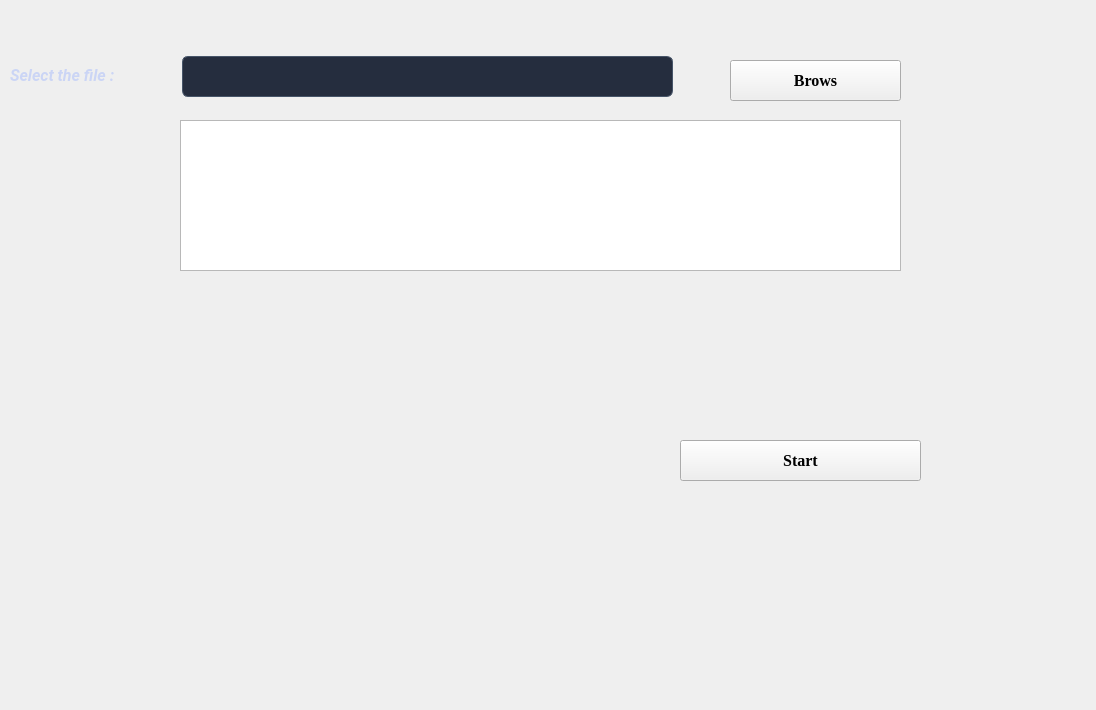
<?xml version="1.0" encoding="UTF-8"?>
<ui version="4.0">
 <class>Form</class>
 <widget class="QWidget" name="Form">
  <property name="geometry">
   <rect>
    <x>0</x>
    <y>0</y>
    <width>1096</width>
    <height>710</height>
   </rect>
  </property>
  <property name="font">
   <font>
    <family>Roboto</family>
    <pointsize>11</pointsize>
   </font>
  </property>
  <property name="windowTitle">
   <string>Form</string>
  </property>
  <property name="styleSheet">
   <string notr="true">/* ==================== الخلفية ==================== */
QWidget#Form {
    background-image: url(&quot;C:/Users/ahmad/Downloads/Futuristic data engineering background for a software named _DataForge_._Visual metaphor of forging data_ digital streams being transformed, melted, and reshaped into structured forms._High-tech UI style, cyber (1).jpg&quot;);
    background-repeat: no-repeat;
    background-position: center;
    background-attachment: fixed;
    background-size: cover; /* لتملأ الصورة كامل الفورم */
    color: #ECEFF4;
    font-family: &quot;Roboto&quot;, &quot;Arial&quot;, &quot;Segoe UI&quot;, &quot;Noto Sans&quot;;
    font-size: 10.5pt;
}

/* ==================== الكرت الترحيبي ==================== */

/* ==================== الكرت الترحيبي ==================== */
QFrame#card {
    background-color: rgba(15, 23, 42, 0.85);
    border-radius: 14px;
    border: 1px solid rgba(148, 163, 184, 0.4);
    padding: 20px;
    box-shadow: 0 4px 20px rgba(0,0,0,0.3);
}

/* ==================== العنوان الرئيسي ==================== */
QLabel#titleLabel, QLabel#titleLabel_2 {
    font-size: 28pt; /* أكبر وأكثر بروزا */
    font-weight: 700;
    font-family: &quot;Roboto&quot;, &quot;Arial&quot;, &quot;Segoe UI&quot;;
    color: #E5E9F0;
    text-shadow: 1px 1px 4px rgba(0,0,0,0.7);
}

/* ==================== الوصف أسفل العنوان ==================== */
QLabel#label {
    font-size: 12pt;
    color: #CBD5F5;
    font-family: &quot;Roboto&quot;, &quot;Arial&quot;, &quot;Segoe UI&quot;;
}

/* ==================== الأزرار الأساسية ==================== */
QPushButton#startButton {
    background-color: #2563EB !important;
    color: white !important;
    border-radius: 8px;
    padding: 10px 22px;
    border: none;
    font-size: 11pt;
    font-weight: 600;
}
QPushButton#startButton:hover {
    background-color: #1D4ED8 !important;
}
QPushButton#startButton:pressed {
    background-color: #1E3A8A !important;
}

/* ==================== زر ثانوي (اختياري) ==================== */
QPushButton#secondaryButton {
    background-color: transparent !important;
    border-radius: 8px;
    border: 1px solid #64748B;
    color: #E2E8F0 !important;
    padding: 6px 16px;
}
QPushButton#secondaryButton:hover {
    background-color: rgba(15, 23, 42, 0.7) !important;
}

/* ==================== حقول الإدخال ==================== */
QLineEdit {
    background-color: rgba(15, 23, 42, 0.9);
    border: 1px solid #475569;
    border-radius: 6px;
    padding: 4px 8px;
    color: #E5E9F0;
    selection-background-color: #2563EB;
    selection-color: #FFFFFF;
}
QLineEdit:focus {
    border: 1px solid #3B82F6;
}

/* ==================== ComboBox ==================== */
QComboBox {
    background-color: rgba(15, 23, 42, 0.9);
    border: 1px solid #475569;
    border-radius: 6px;
    padding: 4px 8px;
}
QComboBox:focus {
    border: 1px solid #3B82F6;
}
QComboBox::drop-down {
    border: none;
    width: 20px;
}
QComboBox::down-arrow {
    image: none;
}

/* ==================== Tooltip ==================== */
QToolTip {
    background-color: #111827;
    color: #E5E9F0;
    border: 1px solid #4B5563;
    padding: 4px 8px;
    border-radius: 4px;
}

/* ==================== ScrollBar ==================== */
QScrollBar:vertical {
    background: rgba(0,0,0,0.1);
    width: 10px;
    margin: 2px 0 2px 0;
}
QScrollBar::handle:vertical {
    background: #374151;
    min-height: 24px;
    border-radius: 4px;
}
QScrollBar::handle:vertical:hover {
    background: #4B5563;
}
QScrollBar::add-line:vertical,
QScrollBar::sub-line:vertical {
    background: none;
    height: 0px;
}
</string>
  </property>
  <widget class="QPushButton" name="pushButton_browse">
   <property name="geometry">
    <rect>
     <x>730</x>
     <y>60</y>
     <width>171</width>
     <height>41</height>
    </rect>
   </property>
   <property name="font">
    <font>
     <family>Times New Roman</family>
     <pointsize>12</pointsize>
     <italic>false</italic>
     <bold>true</bold>
    </font>
   </property>
   <property name="text">
    <string>Brows</string>
   </property>
  </widget>
  <widget class="QLabel" name="label">
   <property name="geometry">
    <rect>
     <x>10</x>
     <y>50</y>
     <width>211</width>
     <height>51</height>
    </rect>
   </property>
   <property name="font">
    <font>
     <family>Roboto</family>
     <pointsize>12</pointsize>
     <italic>true</italic>
     <bold>true</bold>
    </font>
   </property>
   <property name="text">
    <string>Select the file :</string>
   </property>
   <property name="scaledContents">
    <bool>false</bool>
   </property>
  </widget>
  <widget class="QPushButton" name="pushButton_2">
   <property name="geometry">
    <rect>
     <x>680</x>
     <y>440</y>
     <width>241</width>
     <height>41</height>
    </rect>
   </property>
   <property name="font">
    <font>
     <family>Times New Roman</family>
     <pointsize>12</pointsize>
     <italic>false</italic>
     <bold>true</bold>
    </font>
   </property>
   <property name="text">
    <string>Start</string>
   </property>
  </widget>
  <widget class="QPlainTextEdit" name="plainTextEdit">
   <property name="geometry">
    <rect>
     <x>180</x>
     <y>120</y>
     <width>721</width>
     <height>151</height>
    </rect>
   </property>
  </widget>
  <widget class="QLineEdit" name="lineEdit_path">
   <property name="geometry">
    <rect>
     <x>182</x>
     <y>56</y>
     <width>491</width>
     <height>41</height>
    </rect>
   </property>
  </widget>
 </widget>
 <resources/>
 <connections/>
</ui>
